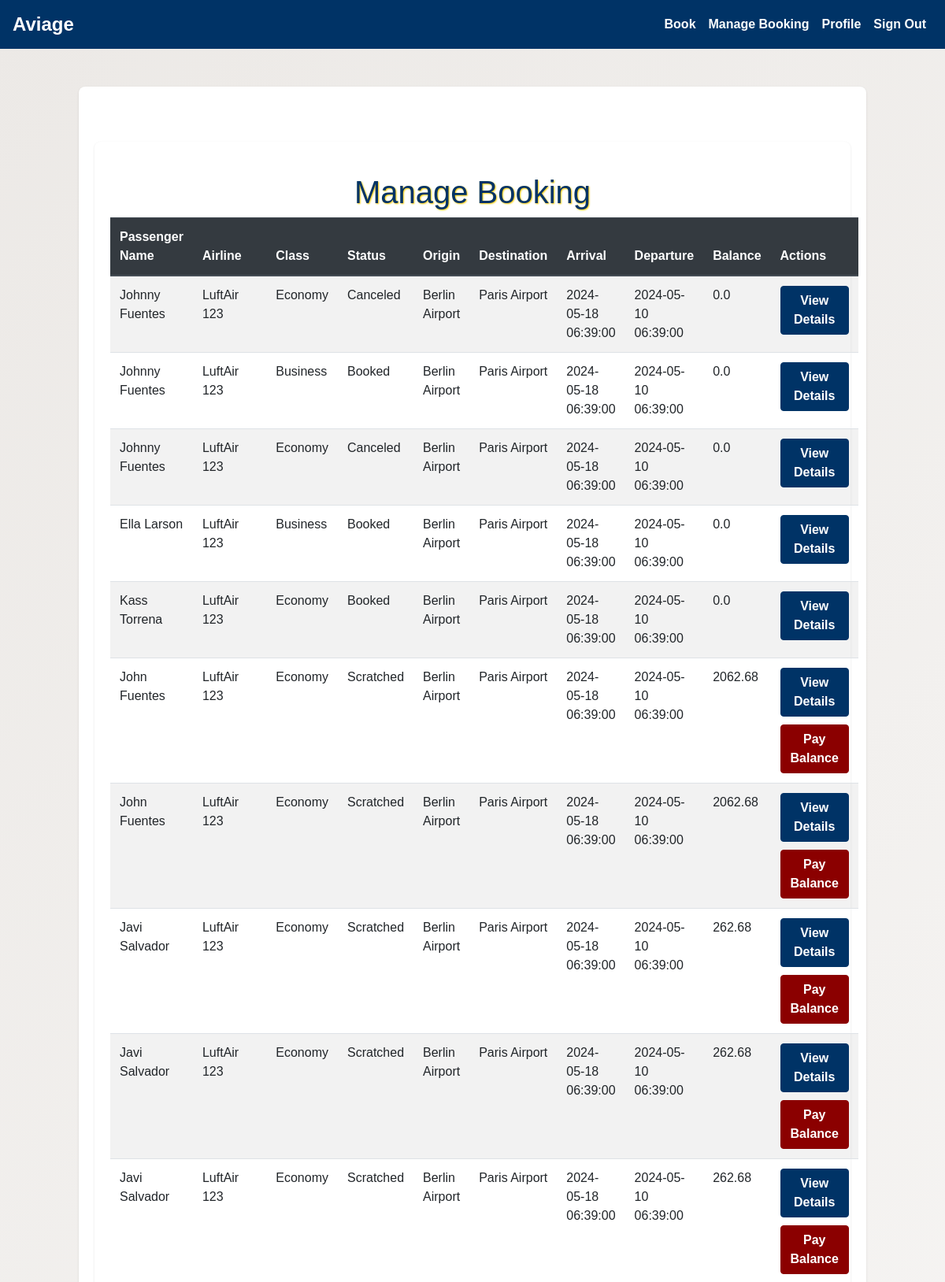
The page /manage_booking (signed in, upper part) on the database its author committed.
### myapp/models.py (models this page shows, shortened)
class Booking(db.Model):
    __tablename__ = 'Booking'
    BookingId = db.Column(db.Integer, primary_key=True)
    UserId = db.Column(db.Integer, db.ForeignKey('User.UserId'))
    FlightId = db.Column(db.Integer, db.ForeignKey('FlightAvailability.FlightId'))
    ClassId = db.Column(db.Integer, db.ForeignKey('ClassType.ClassId'))
    StatusId = db.Column(db.Integer, db.ForeignKey('Status.StatusId'))
    Origin = db.Column(db.Integer, db.ForeignKey('FlightAvailability.Origin'))
    Destination = db.Column(db.Integer, db.ForeignKey('FlightAvailability.Destination'))
    Arrival = db.Column(db.DateTime, db.ForeignKey('FlightAvailability.Arrival'))
    Departure = db.Column(db.DateTime, db.ForeignKey('FlightAvailability.Departure'))
    BookingCity = db.Column(db.Integer, db.ForeignKey('City.CityId'))
    passengerName = db.Column(db.String(50), nullable=False)
    FlightPrice = db.Column(db.Float)
    TotalPrice = db.Column(db.Float)
    PaidAmount = db.Column(db.Float)
    Balance = db.Column(db.Float)
    user = db.relationship("User", backref="bookings")
    flight_availability = db.relationship("FlightAvailability", primaryjoin="and_(Booking.FlightId == FlightAvailability.FlightId, "
                                                                                 "Booking.Origin == FlightAvailability.Origin, "
                                                                                 "Booking.Destination == FlightAvailability.Destination, "
                                                                                 "Booking.Arrival == FlightAvailability.Arrival, "
                                                                                 "Booking.Departure == FlightAvailability.Departure)", backref="bookings")
    class_type = db.relationship("ClassType", backref="bookings")
    status = db.relationship("Status", backref="bookings")
    booking_city = db.relationship("City", backref="bookings")

class Airline(db.Model):
    __tablename__ = 'Airline'
    AirlineId = db.Column(db.Integer, primary_key=True)
    AirlineName = db.Column(db.String(50), nullable=False)
    CountryId = db.Column(db.Integer, db.ForeignKey('Country.CountryId'), nullable=False)
    country = db.relationship("Country", back_populates="airlines")
    flights = db.relationship("Flight", back_populates="airline")

class ClassType(db.Model):
    __tablename__ = 'ClassType'
    ClassId = db.Column(db.Integer, primary_key=True)
    ClassTypeName = db.Column(db.String(20), nullable=False)

class Status(db.Model):
    __tablename__ = 'Status'
    StatusId = db.Column(db.Integer, primary_key=True)
    Status = db.Column(db.String(20), nullable=False)

class Airport(db.Model):
    __tablename__ = 'Airport'
    AirportId = db.Column(db.Integer, primary_key=True)
    AirportName = db.Column(db.String(50), nullable=False)
    AirportTax = db.Column(db.Float, nullable=False)
    CityId = db.Column(db.Integer, db.ForeignKey('City.CityId'), nullable=True)
    cities = db.relationship("City", back_populates="airport")

### myapp/routes.py (the view)
@app.route('/manage_booking')
@login_required
def manage_booking():
    try:
        bookings = Booking.query.all()
        return render_template('manage_booking.html', bookings=bookings)
    except Exception as e:
        flash(f"Error retrieving bookings: {str(e)}", 'error')
        logging.error(f"Exception occurred while retrieving bookings: {e}")
        return redirect(url_for('index'))

### myapp/__init__.py (called while the page is built)
@login_manager.user_loader
def load_user(user_id):
    return User.query.get(int(user_id))

### myapp/templates/manage_booking.html (shortened to what this page needs)
{% extends "base.html" %}
{% block content %}
    <div class="container">
        <h1>Manage Booking</h1>
        <table class="table table-striped">
            <thead class="thead-dark">
                <tr>
                    <th>Passenger Name</th>
                    <th>Airline</th>
                    <th>Class</th>
                    <th>Status</th>
                    <th>Origin</th>
                    <th>Destination</th>
                    <th>Arrival</th>
                    <th>Departure</th>
                    <th>Balance</th>
                    <th>Actions</th>
                </tr>
            </thead>
            <tbody>
                {% for booking in bookings %}
                <tr>
                    <td>{{ booking.passengerName }}</td>
                    <td>{{ booking.flight_availability.flight.airline.AirlineName }} {{ booking.flight_availability.flight.airline.AirlineId }}</td>
                    <td>{{ booking.class_type.ClassTypeName }}</td>
                    <td>{{ booking.status.Status }}</td>
                    <td>{{ booking.flight_availability.origin_airport.AirportName }}</td>
                    <td>{{ booking.flight_availability.destination_airport.AirportName }}</td>
                    <td>{{ booking.Arrival }}</td>
                    <td>{{ booking.Departure }}</td>
                    <td>{% if booking.Balance < 0 %} 0.00 {% else %} {{ booking.Balance|round(2) }} {% endif %}</td>
                    <td>
                        <a href="{{ url_for('view_flight_details', booking_id=booking.BookingId) }}" class="btn btn-primary">View Details</a>
                        {% if booking.Balance > 0 %}
                            <a href="{{ url_for('partial_payment', booking_id=booking.BookingId) }}" class="btn btn-danger">Pay Balance</a>
                        {% endif %}
                    </td>
                </tr>
                {% endfor %}
            </tbody>
        </table>
    </div>
{% endblock %}

### myapp/templates/base.html (style rules this page uses)
body { background: linear-gradient(135deg, #ece9e6 0%, #ffffff 100%); font-family: 'Arial', sans-serif; }
h1 { margin-top: 20px; color: #003366; font-size: 2.5rem; text-align: center; text-shadow: 1px 1px 2px #ffcc00; }

### myapp/templates/manage_booking.html (style rules this page uses)
body { background: linear-gradient(135deg, #ece9e6 0%, #ffffff 100%); font-family: 'Arial', sans-serif; }
h1 { color: #003366; text-shadow: 1px 1px 2px #ffcc00; margin-top: 20px; text-align: center; }
.container { margin-top: 50px; max-width: 1000px; background: #ffffff; padding: 20px; border-radius: 0.5rem; box-shadow: 0 1px 3px rgba(0, 0, 0, 0.1); }
.btn-primary { background-color: #003366; border-color: #003366; font-weight: bold; transition: background-color 0.3s, border-color 0.3s; width: 100%; margin-bottom: 10px; }
.btn-danger { background-color: #8b0000; border-color: #8b0000; font-weight: bold; transition: background-color 0.3s, border-color 0.3s; width: 100%; }
.table-striped tbody tr:nth-of-type(odd) { background-color: rgba(0, 0, 0, 0.05); }

### rows shown on the page
Booking: passengerName "Johnny Fuentes", flight_availability.flight.airline.AirlineName "LuftAir", flight_availability.flight.airline.AirlineId "123", class_type.ClassTypeName "Economy", status.Status "Canceled", flight_availability.origin_airport.AirportName "Berlin Airport", flight_availability.destination_airport.AirportName "Paris Airport", Arrival "2024-05-18 06:39:00", Departure "2024-05-10 06:39:00", Balance "0.0"
Booking: passengerName "Johnny Fuentes", flight_availability.flight.airline.AirlineName "LuftAir", flight_availability.flight.airline.AirlineId "123", class_type.ClassTypeName "Business", status.Status "Booked", flight_availability.origin_airport.AirportName "Berlin Airport", flight_availability.destination_airport.AirportName "Paris Airport", Arrival "2024-05-18 06:39:00", Departure "2024-05-10 06:39:00", Balance "0.0"
Booking: passengerName "Johnny Fuentes", flight_availability.flight.airline.AirlineName "LuftAir", flight_availability.flight.airline.AirlineId "123", class_type.ClassTypeName "Economy", status.Status "Canceled", flight_availability.origin_airport.AirportName "Berlin Airport", flight_availability.destination_airport.AirportName "Paris Airport", Arrival "2024-05-18 06:39:00", Departure "2024-05-10 06:39:00", Balance "0.0"
Booking: passengerName "Ella Larson", flight_availability.flight.airline.AirlineName "LuftAir", flight_availability.flight.airline.AirlineId "123", class_type.ClassTypeName "Business", status.Status "Booked", flight_availability.origin_airport.AirportName "Berlin Airport", flight_availability.destination_airport.AirportName "Paris Airport", Arrival "2024-05-18 06:39:00", Departure "2024-05-10 06:39:00", Balance "0.0"
Booking: passengerName "Kass Torrena", flight_availability.flight.airline.AirlineName "LuftAir", flight_availability.flight.airline.AirlineId "123", class_type.ClassTypeName "Economy", status.Status "Booked", flight_availability.origin_airport.AirportName "Berlin Airport", flight_availability.destination_airport.AirportName "Paris Airport", Arrival "2024-05-18 06:39:00", Departure "2024-05-10 06:39:00", Balance "0.0"
Booking: passengerName "John Fuentes", flight_availability.flight.airline.AirlineName "LuftAir", flight_availability.flight.airline.AirlineId "123", class_type.ClassTypeName "Economy", status.Status "Scratched", flight_availability.origin_airport.AirportName "Berlin Airport", flight_availability.destination_airport.AirportName "Paris Airport", Arrival "2024-05-18 06:39:00", Departure "2024-05-10 06:39:00", Balance "2062.68"
Booking: passengerName "John Fuentes", flight_availability.flight.airline.AirlineName "LuftAir", flight_availability.flight.airline.AirlineId "123", class_type.ClassTypeName "Economy", status.Status "Scratched", flight_availability.origin_airport.AirportName "Berlin Airport", flight_availability.destination_airport.AirportName "Paris Airport", Arrival "2024-05-18 06:39:00", Departure "2024-05-10 06:39:00", Balance "2062.68"
Booking: passengerName "Javi Salvador", flight_availability.flight.airline.AirlineName "LuftAir", flight_availability.flight.airline.AirlineId "123", class_type.ClassTypeName "Economy", status.Status "Scratched", flight_availability.origin_airport.AirportName "Berlin Airport", flight_availability.destination_airport.AirportName "Paris Airport", Arrival "2024-05-18 06:39:00", Departure "2024-05-10 06:39:00", Balance "262.68"
Booking: passengerName "Javi Salvador", flight_availability.flight.airline.AirlineName "LuftAir", flight_availability.flight.airline.AirlineId "123", class_type.ClassTypeName "Economy", status.Status "Scratched", flight_availability.origin_airport.AirportName "Berlin Airport", flight_availability.destination_airport.AirportName "Paris Airport", Arrival "2024-05-18 06:39:00", Departure "2024-05-10 06:39:00", Balance "262.68"
Booking: passengerName "Javi Salvador", flight_availability.flight.airline.AirlineName "LuftAir", flight_availability.flight.airline.AirlineId "123", class_type.ClassTypeName "Economy", status.Status "Scratched", flight_availability.origin_airport.AirportName "Berlin Airport", flight_availability.destination_airport.AirportName "Paris Airport", Arrival "2024-05-18 06:39:00", Departure "2024-05-10 06:39:00", Balance "262.68"
